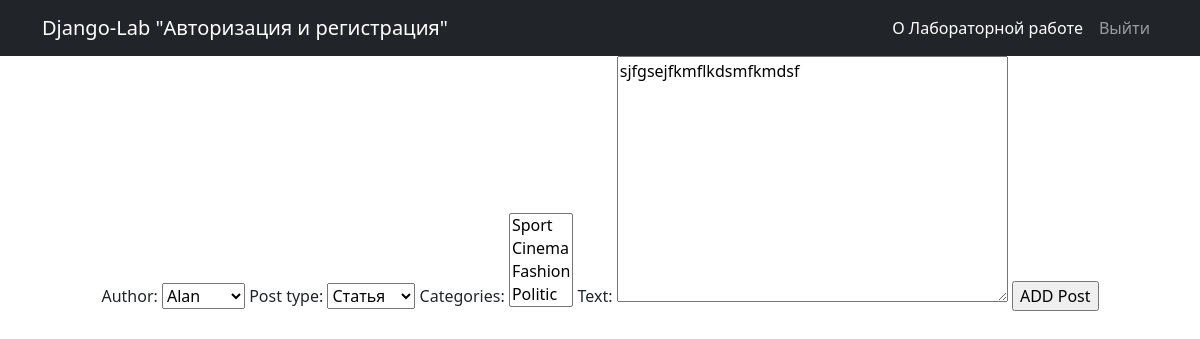
Screenshot of /news/14/edit/ (signed in) with the database file from the repository.
### news/models.py (models this page shows, shortened)
class Post(models.Model):
    author = models.ForeignKey(Author, on_delete=models.CASCADE, related_name='posts')
    post_type = models.CharField(max_length=24, choices=[('article', 'Статья'), ('news', 'Новость')])
    date = models.DateTimeField(auto_now_add=True)
    categories = models.ManyToManyField('Category', through='PostCategory')
    title = models.CharField(max_length=124)
    text = models.TextField(blank=False)
    rate = models.IntegerField(default=0)

### news/views.py (the view)
# urls.py: path('<int:pk>/edit/', Update.as_view(), name='post_update'),
class Update(PermissionRequiredMixin, UpdateView):
    template_name = '../templates/flatpages/add.html'
    form_class = PostForm
    permission_required = ('news.change_post')
    def get_object(self, **kwargs):
        id = self.kwargs.get('pk')
        return Post.objects.get(pk=id)

### news/forms.py
class PostForm(ModelForm):
    class Meta:
        model = Post
        fields = ['author', 'post_type', 'categories', 'text']

### news/models.py (called while the page is built)
    def __str__(self):
        return f'{self.user}'

    def __str__(self):
        return f'{self.name}'

### templates/flatpages/add.html (shortened to what this page needs)
{% extends 'flatpages/default.html'%}
{% block content %}
<form method="POST">
    {{form}}
    <input type="submit" value="ADD Post">
</form>
{% endblock content %}

### rows the page displays
Post: author "Alan", post_type "Статья", text "sjfgsejfkmflkdsmfkmdsf"
